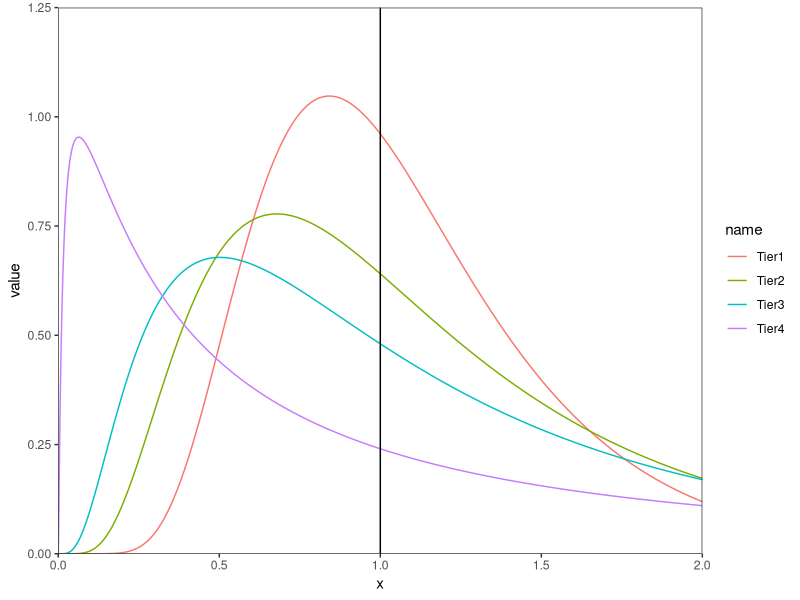
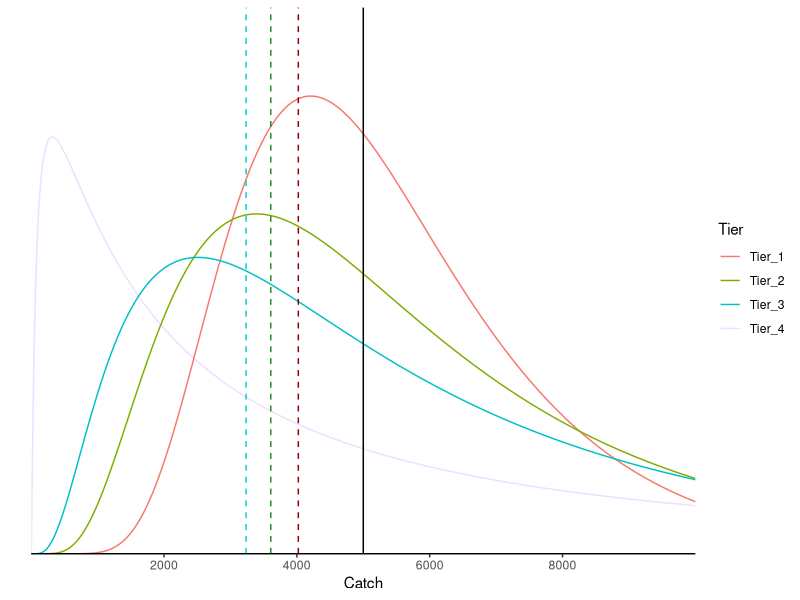
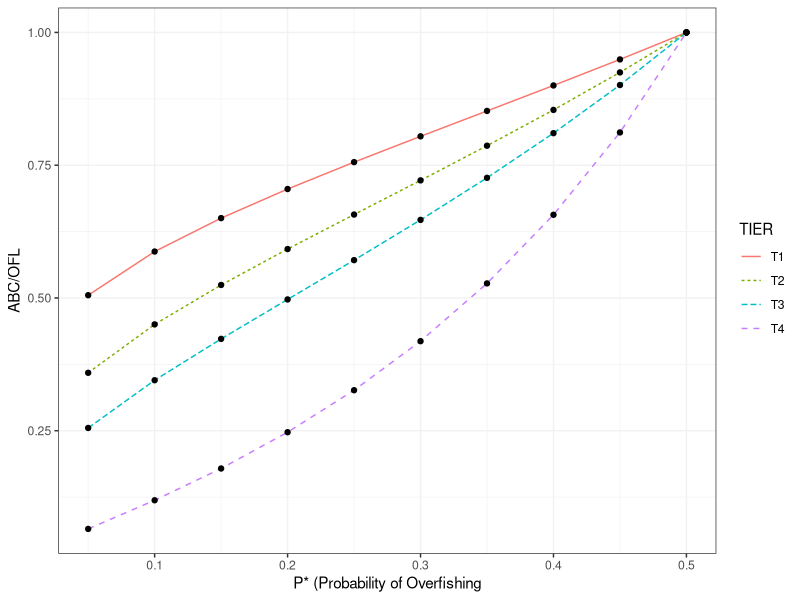

Reproduce these figures in R, in order.
# Courtney & Rice Meta-Analysis, ABC & OFL Calculations
library(tidyverse)

# Provided in Courtney & Rice
sigma.min = 0.4151
# To align with the hypothetical OFL given in the paper
scalar = 5000

x <- seq(-10, 10, by = 0.001)

# Generating lognormal distributions based on sigma.min
y1 <- dlnorm(x, meanlog = 0, sdlog = sigma.min)
y2 <- dlnorm(x, meanlog = 0, sdlog = sigma.min*1.5)
y3 <- dlnorm(x, meanlog = 0, sdlog = sigma.min*2.0)
y4 <- dlnorm(x, meanlog = 0, sdlog = sigma.min*4.0)

# combining data
data <- data.frame(x, y1, y2, y3, y4)

# Plotting distributions
data %>%
  rename(Tier1=y1,Tier2=y2,Tier3=y3,Tier4=y4) %>%
  pivot_longer(Tier1:Tier4) %>%
  ggplot(aes(x, value, group = name)) +
  geom_line(aes(col = name)) + 
  coord_cartesian(xlim = c(0, 2), ylim = c(0, 1.25), expand = FALSE) +
  geom_vline(xintercept = 1) +
  theme_bw() + theme(panel.grid = element_blank())

# Calculating OFL/ABC Buffer
p.threshold = 0.3

# Calculating using the cumulative distribution
data <- data %>%
  mutate(cumd1 = cumsum(y1),
         cumd2 = cumsum(y2),
         cumd3 = cumsum(y3),
         cumd4 = cumsum(y4)) %>%
  mutate(cump1 = cumd1/sum(data$y1),
         cump2 = cumd2/sum(data$y2),
         cump3 = cumd3/sum(data$y3),
         cump4 = cumd4/sum(data$y4))

data$x[min(which(data$cump1 >= p.threshold))] # 0.804
data$x[min(which(data$cump2 >= p.threshold))] # 0.721
data$x[min(which(data$cump3 >= p.threshold))] # 0.646
data$x[min(which(data$cump4 >= p.threshold))] # 0.371

# Calculating using qlnorm
c1 <- qlnorm(p.threshold, 0, sigma.min * 1.0)  # 80.4%
c2 <- qlnorm(p.threshold, 0, sigma.min * 1.5)  # 72.2%
c3 <- qlnorm(p.threshold, 0, sigma.min * 2.0)  # 64.7%
c4 <- qlnorm(p.threshold, 0, sigma.min * 4.0)  # 41.9%

# Figure 13, Courtney & Rice ----
data %>%
  rename(Tier_1=y1,Tier_2=y2,Tier_3=y3,Tier_4=y4) %>%
  pivot_longer(Tier_1:Tier_4, names_to = "Tier") %>%
  ggplot(aes(x*scalar, value, group = Tier)) +
  geom_line(data = .%>% filter(Tier != "Tier_4"), mapping = aes(col = Tier)) + 
  geom_line(data = .%>% filter(Tier == "Tier_4"), mapping = aes(col = Tier), alpha = 0.25) +
  coord_cartesian(xlim = c(0, 2)*scalar, ylim = c(0, 1.25), expand = FALSE) +
  geom_vline(xintercept = 1*scalar) +
  geom_vline(xintercept = c(c1,c2,c3)*scalar, col = c("darkred","forestgreen","cyan3"), lty = "dashed") +
  scale_x_continuous(breaks = c(0.4, 0.8, 1.2, 1.6)*scalar, labels = c(0.4,0.8,1.2,1.6)*scalar) +
  xlab("Catch") + ylab("") +
  theme_bw() + 
  theme(panel.grid = element_blank(),
        panel.border = element_blank(),
        axis.line.x = element_line(),
        axis.text.y = element_blank(),
        axis.ticks.y = element_blank())


sigma.min      # T1 - 0.4151 
sigma.min*1.5  # T2 - 0.6227
sigma.min*2.0  # T3 - 0.8302
sigma.min*4.0  # T4 - 1.6604


# Calculating the ABC/OFL ratio at each P* level
p.seq = seq(0.05, 0.5, by = 0.05)
qdata <- data.frame(p = p.seq, T1=NA, T2=NA, T3=NA, T4=NA)
for (i in 1:length(p.seq)) {
  print(p.seq[i])
  qdata$T1[i] <- qlnorm(p.seq[i], meanlog = 0, sdlog = sigma.min * 1.0)
  qdata$T2[i] <- qlnorm(p.seq[i], meanlog = 0, sdlog = sigma.min * 1.5)
  qdata$T3[i] <- qlnorm(p.seq[i], meanlog = 0, sdlog = sigma.min * 2.0)
  qdata$T4[i] <- qlnorm(p.seq[i], meanlog = 0, sdlog = sigma.min * 4.0)
}

# Figure 12, Courtney & Rice ----
qdata %>%
  pivot_longer(T1:T4, names_to = "TIER") %>%
  ggplot(aes(p, value, group = TIER)) +
  geom_line(aes(col = TIER, linetype = TIER)) +
  geom_point() + 
  xlab("P* (Probability of Overfishing") + ylab("ABC/OFL") +
  theme_bw() + theme(panel.grid = element_line(colour = "gray95"))
